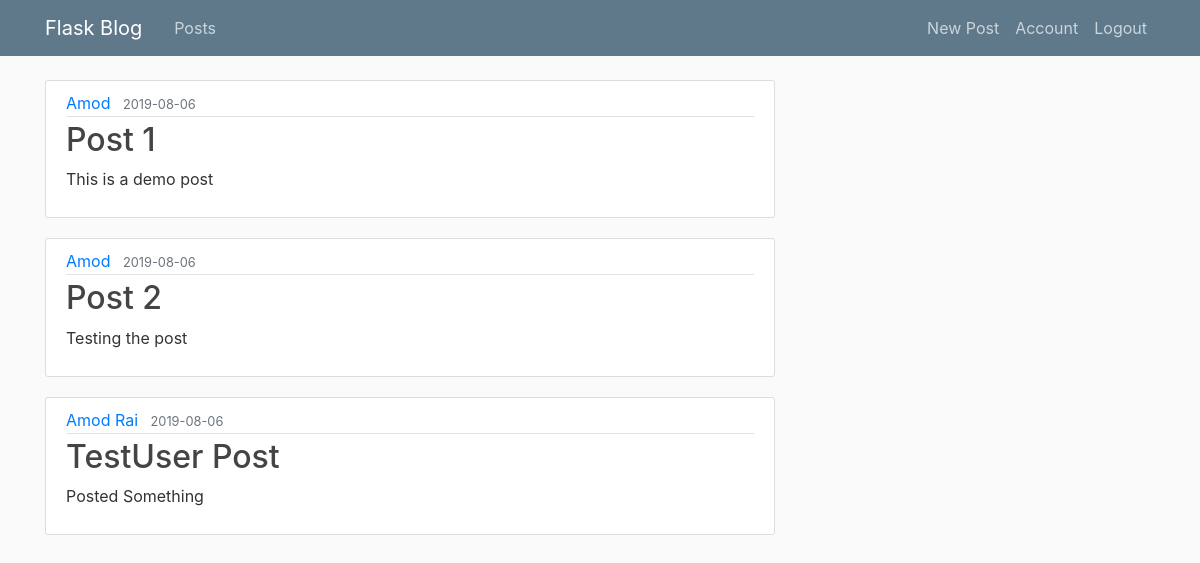
The page /post (signed in) on the database its author committed.
### flaskblog/models.py (models this page shows, shortened)
class Post(db.Model):
    id = db.Column(db.Integer, primary_key=True)
    title = db.Column(db.String(100), nullable=False)
    date_posted = db.Column(db.DateTime, nullable=False, default=datetime.utcnow)
    content = db.Column(db.Text, nullable=False)
    user_id = db.Column(db.Integer, db.ForeignKey('user.id'), nullable=False)

class User(db.Model, UserMixin):
    id = db.Column(db.Integer, primary_key=True)
    username = db.Column(db.String(20), unique=False, nullable=False)
    email = db.Column(db.String(120), unique=True, nullable=False)
    password = db.Column(db.String(60), nullable=False)
    role = db.Column(db.String(10), nullable=False, default='USER')
    posts = db.relationship('Post', backref='author', lazy=True)
    @property
    def is_authenticated(self):
        return True

### flaskblog/routes.py (the view)
@app.route("/post")
@login_required
def post():
    posts = Post.query.all()
    return render_template('post.html', posts=posts)

### flaskblog/models.py (called while the page is built)
@login_manager.user_loader
def load_user(user_id):
    return User.query.get(int(user_id))

### flaskblog/templates/post.html
{% extends 'layout.html' %}
{% block content %}
    {% for post in posts %}
        <article class="media content-section">
          <div class="media-body">
            <div class="article-metadata">
              <a class="mr-2" href="#">{{ post.author.username }}</a>
              <small class="text-muted">{{ post.date_posted.strftime('%Y-%m-%d') }}</small>
            </div>
            <h2><a class="article-title" href="{{ url_for('postid', post_id=post.id)}}">{{ post.title }}</a></h2>
            <p class="article-content">{{ post.content }}</p>
          </div>
        </article>
    {% endfor %}
{% endblock content %}

### flaskblog/templates/layout.html (shortened to what this page needs)
<!DOCTYPE html>
<html>
<head>
    <link rel="stylesheet" href="https://maxcdn.bootstrapcdn.com/bootstrap/4.0.0/css/bootstrap.min.css">
    <link rel="stylesheet" type="text/css" href="{{ url_for('static', filename='main.css') }}">
</head>
<body>
    <header class="site-header">
      <nav class="navbar navbar-expand-md navbar-dark bg-steel fixed-top">
        <div class="container">
          <a class="navbar-brand mr-4" href="{{ url_for('home') }}">Flask Blog</a>
          <div class="collapse navbar-collapse" id="navbarToggle">
            <div class="navbar-nav mr-auto">
              {% if current_user.is_authenticated  %}
                <a class="nav-item nav-link" href="{{ url_for('post') }}">Posts</a>
              {% endif %}
            </div>
            <div class="navbar-nav">
              {% if current_user.is_authenticated  %}
                  <a class="nav-item nav-link" href="{{ url_for('new_post') }}">New Post</a>
                  <a class="nav-item nav-link" href="{{ url_for('account') }}">Account</a>
                  <a class="nav-item nav-link" href="{{ url_for('logout') }}">Logout</a>
              {% else %}
                <a class="nav-item nav-link" href="{{ url_for('login') }}">Login</a>
                <a class="nav-item nav-link" href="{{ url_for('register') }}">Register</a>
              {% endif %}
            </div>
          </div>
        </div>
      </nav>
    </header>
    <main role="main" class="container">
      <div class="row">
        <div class="col-md-8">
          {% block content %}{% endblock %}
        </div>
      </div>
    </main>
</body>
</html>

### flaskblog/static/main.css (style rules this page uses)
body { background: #fafafa; color: #333333; margin-top: 5rem; }
h1, h2, h3, h4, h5, h6 { color: #444444; }
.bg-steel { background-color: #5f788a; }
.site-header .navbar-nav .nav-link { color: #cbd5db; }
.content-section { background: #ffffff; padding: 10px 20px; border: 1px solid #dddddd; border-radius: 3px; margin-bottom: 20px; }
.article-title { color: #444444; }
.article-content { white-space: pre-line; }
.article-metadata { padding-bottom: 1px; margin-bottom: 4px; border-bottom: 1px solid #e3e3e3 }

### rows shown on the page
Post: author.username "Amod", date_posted "2019-08-06", title "Post 1", content "This is a demo post"
Post: author.username "Amod", date_posted "2019-08-06", title "Post 2", content "Testing the post"
Post: author.username "Amod Rai", date_posted "2019-08-06", title "TestUser Post", content "Posted Something"
